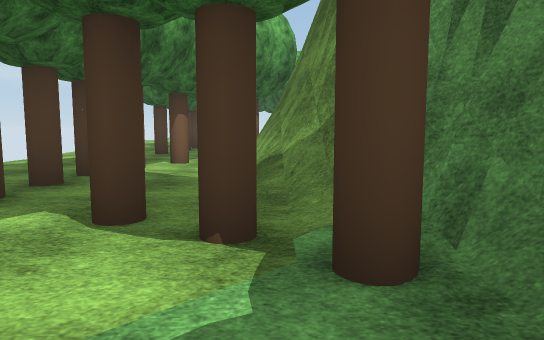
view 1 (above)

16 first-person views from a walk through a 3-D level made in the Unity game engine. The camera is 1.3 m above the floor, tilts 6° down and sees 70° across. The floor is counted in squares, 2 m on a side. Each view is taken from the middle of a square. On the plan, view 1 faces up. The plan holds only what a view shows up to about 11 squares ahead; the rest is blank. The place goes on beyond the plan. Some trees and plants on the terrain are drawn as simple stand-ins. The player is left out. Surface patterns are stand-ins for the level's own textures.

view 2
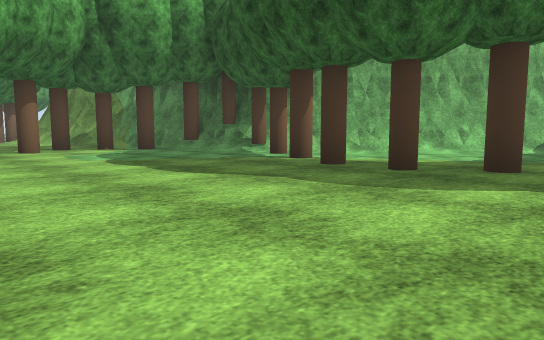

view 3
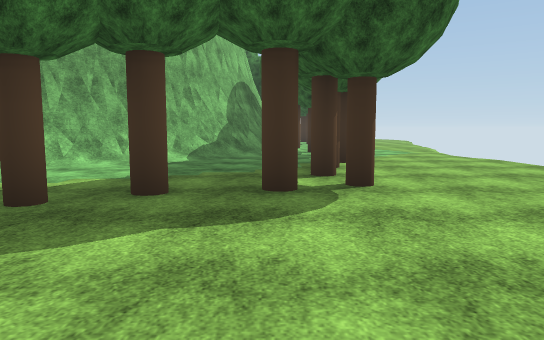

view 4
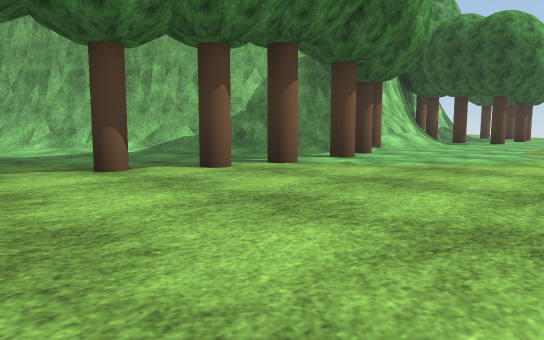

view 5
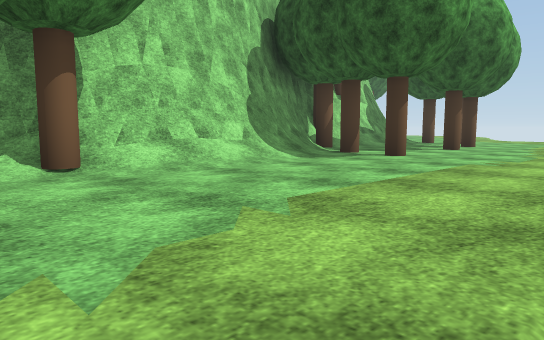

view 6
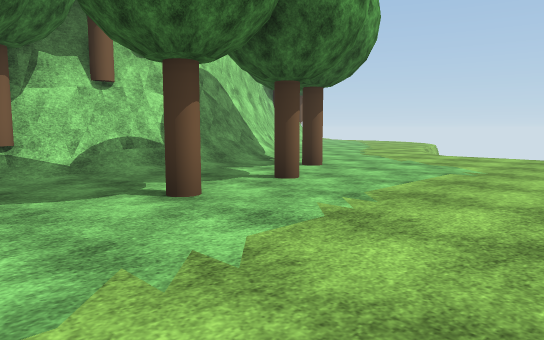

view 7
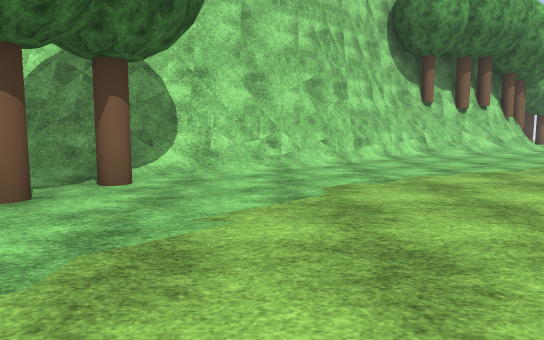

view 8
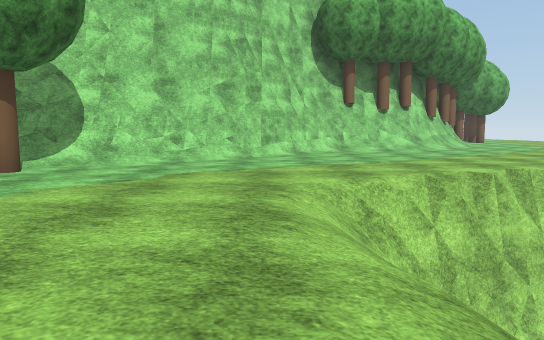

view 9
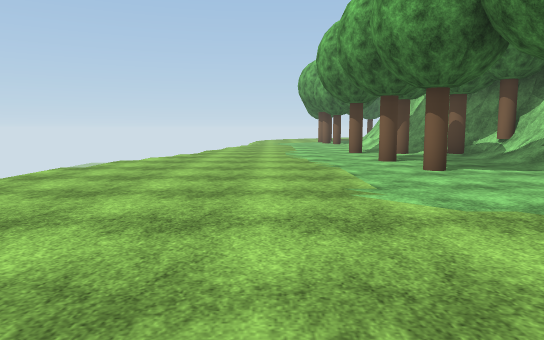

view 10
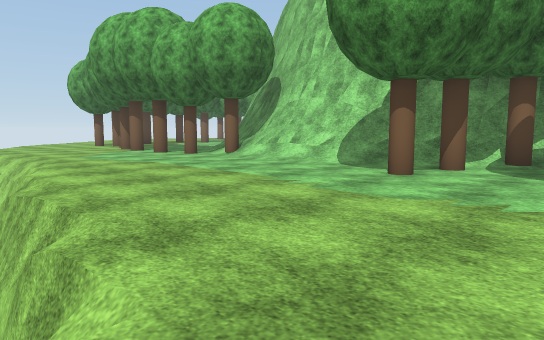

view 11
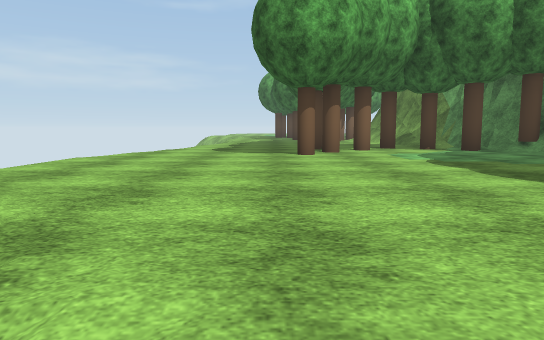

view 12
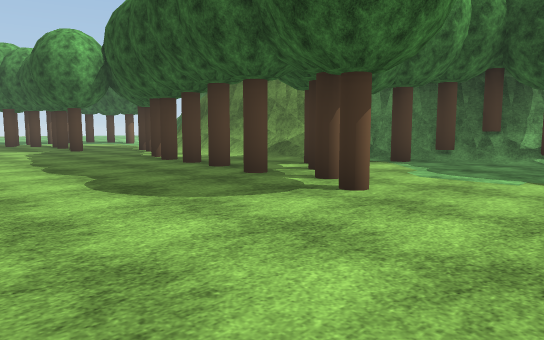

view 13
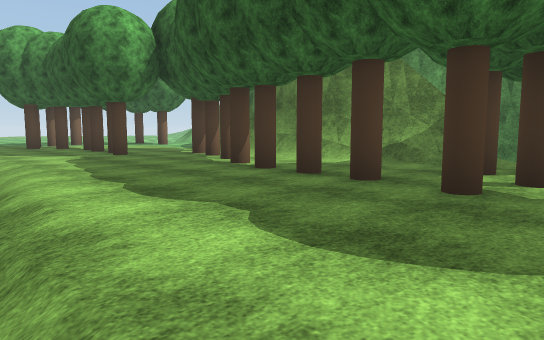

view 14
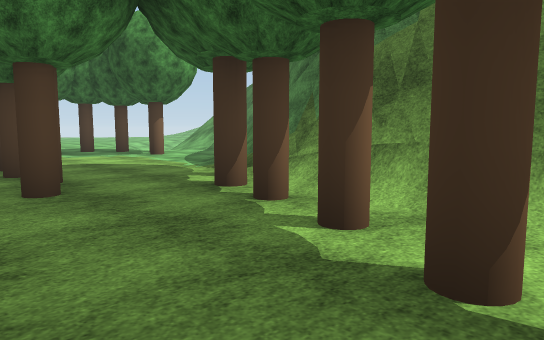

view 15
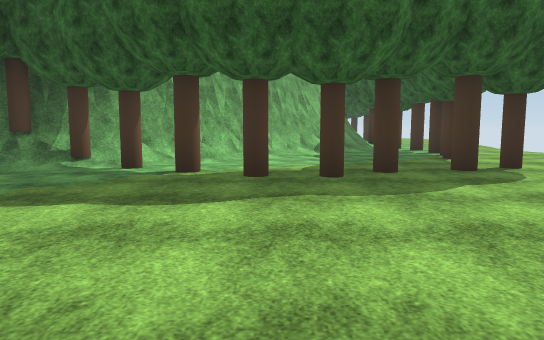

view 16
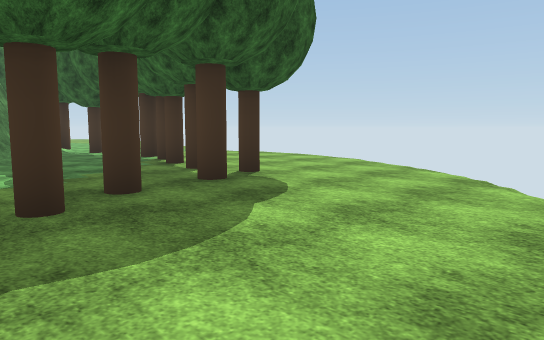

### Floor plan
Key: @ floor where view 1 was taken; # wall or solid block; . floor; / step, stairs or slope; = window, fence, low wall or low ledge; v drop or lower ground; T tree.
Columns run from 7 left of view 1 to 30 right of it. Each row starts with its distance up from view 1.
 11   ..T...#
 10   ..T.T##
  9  /....T#
  8  /...T.#
  7  /...T.#v
  6  /..T..#v
  5  /.....##
  4 v...T..=#
  3 v.....T.##
  2 /...TT.T/#
  1 /...T...T#v                         TT
  0 ....T..@.##                       #TT.
 -1 .........T#v                    ###...
 -2 .........T/#v                  ###....
 -3 ........T..##v                ##......
 -4  ......T.../##v             ###.......
 -5  ......T..../##v     ########/........
 -6    .....T..../###   ##TT##//T.......v
 -7    /....T.....//#####/T.....T..../###
 -8      ...TT.TTTTTT.........T...../==
 -9      /...............T..T.......//
-10       /........................../
-11        //......................../
-12          ////////.............../
-13                  vvvv=.........
-14                       vv.....
-15                           vv

Where each view was taken, in squares from view 1:
view 1: 0 up, 0 right, facing up
view 2: 7 down, 4 left, facing up-right
view 3: 7 down, 3 left, facing right
view 4: 12 down, 2 right, facing up-right
view 5: 12 down, 8 right, facing up-right
view 6: 12 down, 15 right, facing up-right
view 7: 11 down, 23 right, facing up
view 8: 12 down, 25 right, facing up
view 9: 11 down, 25 right, facing left
view 10: 14 down, 17 right, facing up-left
view 11: 7 down, 4 left, facing up
view 12: 2 down, 7 left, facing up-right
view 13: 1 up, 7 left, facing up-right
view 14: 6 up, 4 left, facing up-right
view 15: 4 down, 5 left, facing right
view 16: 4 down, 3 left, facing down-right
